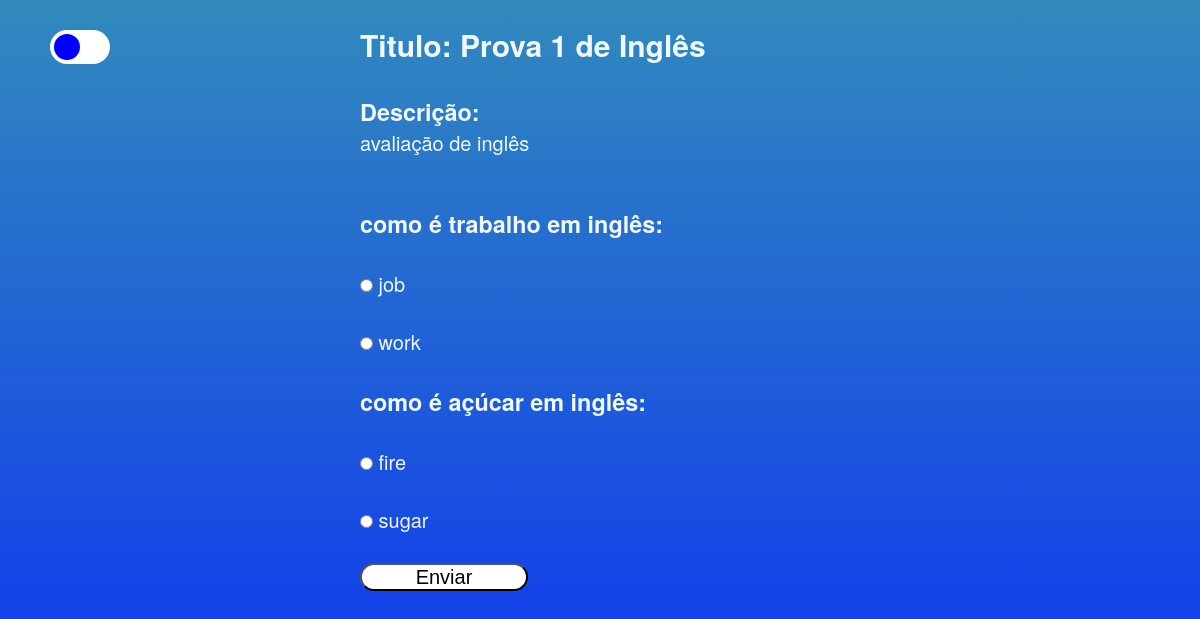
Screenshot of /PHP/avaliacao.php?id_avaliacao=7 with the database file from the repository.
### tables this page shows
CREATE TABLE `avaliacoes` (
  `id_avaliacao` int(11) NOT NULL,
  `id_curso` int(11) NOT NULL,
  `id_aula` int(11) NOT NULL,
  `titulo_avaliacao` varchar(500) NOT NULL,
  `descricao_avaliacao` varchar(2000) NOT NULL
);

CREATE TABLE `questoes` (
  `id_questao` int(11) NOT NULL,
  `id_avaliacao` int(11) NOT NULL,
  `enunciado` varchar(2000) NOT NULL,
  `resposta` varchar(50) DEFAULT NULL
);

CREATE TABLE `opcoes` (
  `id_opcao` int(11) NOT NULL,
  `id_questao` int(11) NOT NULL,
  `opcao` varchar(2000) NOT NULL,
  `justificativa` varchar(5000) NOT NULL,
  `n_op` varchar(100) NOT NULL
);

### PHP/back/exibir_avaliacoes.php (called while the page is built, shortened)
<?php
class Avaliacoes
{
    private $mysql;
    public function __construct(mysqli $mysql)
    {
        $this->mysql = $mysql;
    }
    public function encontrarPorId(string $id): array
    {
        $selecionaAvaliacao = $this->mysql->prepare("SELECT a.id_avaliacao,a.id_curso, a.titulo_avaliacao, a.descricao_avaliacao, a.id_aula , c.titulo, al.titulo_aula FROM avaliacoes a, cursos c, aulas al where id_avaliacao = ?");
        $selecionaAvaliacao->bind_param('s', $id);
        $selecionaAvaliacao->execute();
        $avaliacao = $selecionaAvaliacao->get_result()->fetch_assoc();
        return $avaliacao;
    }
    public function exibirQuestao(string $id){
        $result = mysqli_query($this->mysql,"SELECT * FROM questoes WHERE id_avaliacao=$id");
        $cont=mysqli_num_rows($result);
        if($cont!=0){
            for($i=0;$i<$cont;$i++){
                $questoes[$i]=mysqli_fetch_assoc($result);
            }
        }else{
            $questoes=null;
        }
        return $questoes;
    }
    public function exibirOp(string $id){
        $result = mysqli_query($this->mysql,"SELECT * FROM opcoes WHERE id_questao=$id");
        $cont=mysqli_num_rows($result);
        if($cont!=0){
            for($i=0;$i<$cont;$i++){
                $opcao[$i]=mysqli_fetch_assoc($result);
            }
        }else{
            $opcao[]=[
                'titulo'=>'Não Encontrado!',
                'descricao'=> 'O Curso não foi encontrado',
                'id_curso'=> '0',
            ];
        }
        return $opcao;
    }
}

### PHP/avaliacao.php (the view, shortened to what this page needs)
<?php
require 'back/config.php';
require 'back/exibir_avaliacoes.php';
$obj_avaliacao = new Avaliacoes($mysql);
$avaliacao = $obj_avaliacao->encontrarPorId($_GET['id_avaliacao']);
$questoes=$obj_avaliacao->exibirQuestao($_GET['id_avaliacao']);
?>
<!DOCTYPE html>
<html lang="pt-br">
    <head>
        <link rel="stylesheet" type="text/css" href="../CSS/avaliacao.css">
        <link rel="stylesheet" type="text/css" href="../CSS/dark.css">
    </head>
    <body>
        <div class="dark">
            <label class="switch">
                <div class="switch-wrapper">
                    <span class="switch-button"></span>
                </div>
            </label>
        </div>
        <br><div class="container">
            <div class="aulas">
                <h2>
                    Titulo: <?php echo $avaliacao['titulo_avaliacao']; ?>
                </h2>
                <br>
                <p><h3>Descrição:</h3><?php echo nl2br($avaliacao['descricao_avaliacao']);?></p>
            </div>
            <form id="formProva" nome="formProva" action="resultado.php?id_avaliacao=<?php echo $avaliacao['id_avaliacao']; ?>" method="POST">
                <div class="avaliacao"><?php $x=1;?>
            <?php foreach($questoes as $questao):?>
                <h3><?php echo $questao['enunciado'];?>:</h3>
                <?php $opcao=$obj_avaliacao->exibirOp($questao['id_questao'])?>
                <?php $i=1;?>
                <?php foreach($opcao as $opcoes):?>
                    <br><p><input type="radio" id="radio<?php echo $x;?>" name="radio<?php echo $x;?>" value="opcao<?php echo $i;?>">  <?php echo $opcoes['opcao'];?></p>
                    <?php $i+=1;?>
                <?php endforeach;?><br>
                <?php $x+=1;?>
            <?php endforeach;?>
            <p>
                <button class="botao">Enviar</button>
            </p></form>
            </div><br>
    </body>
</html>

### CSS/avaliacao.css (style rules this page uses)
.container { color: aliceblue; margin-bottom: auto; margin-left: auto; width: 70%; text-align: justify; font-size: 20px; }
* { margin: 0; padding: 0; }
body { font-family: "Helvetica Neue", "Helvetica", "Helvetica", "Arial", "sans-serif"; box-sizing: border-box; width: 100%; min-height: 100vh; }
html { --background: linear-gradient(180deg, rgba(4, 112, 174, 0.82) 0%, rgba(5, 39, 248, 0.98) 100%); }
html { background: var(--background); }
.avaliacao { margin-top: 50px; text-align: justify; }
.botao { width: 20%; font-size: 20px; height: 28px; background-color: white; border-radius: 15px; color: black; }

### CSS/dark.css (style rules this page uses)
.dark { margin-top:30px; position: absolute; margin-left: 50px; }
.switch { display: flex; justify-content: center; align-items: center; cursor: pointer; }
.switch .switch-wrapper { display: inline-block; width: 60px; height: 34px; position: relative; }
.switch .switch-wrapper .switch-button { position: absolute; top: 0; left: 0; right: 0; bottom: 0; display: flex; justify-content: space-between; align-items: center; border-radius: 40px; background-color: white; }
.switch .switch-wrapper .switch-button::before { content: ""; width: 26px; height: 26px; position: absolute; left: 4px; bottom: 4px; border-radius: 50%; transition: .4s all ease; background-color: blue; }

### rows the page displays
avaliacoes: titulo_avaliacao "Prova 1 de Inglês", descricao_avaliacao "avaliação de inglês"
questoes: enunciado "como é trabalho em inglês"
opcoes: opcao "job"
opcoes: opcao "work"
questoes: enunciado "como é açúcar em inglês"
opcoes: opcao "fire"
opcoes: opcao "sugar"
